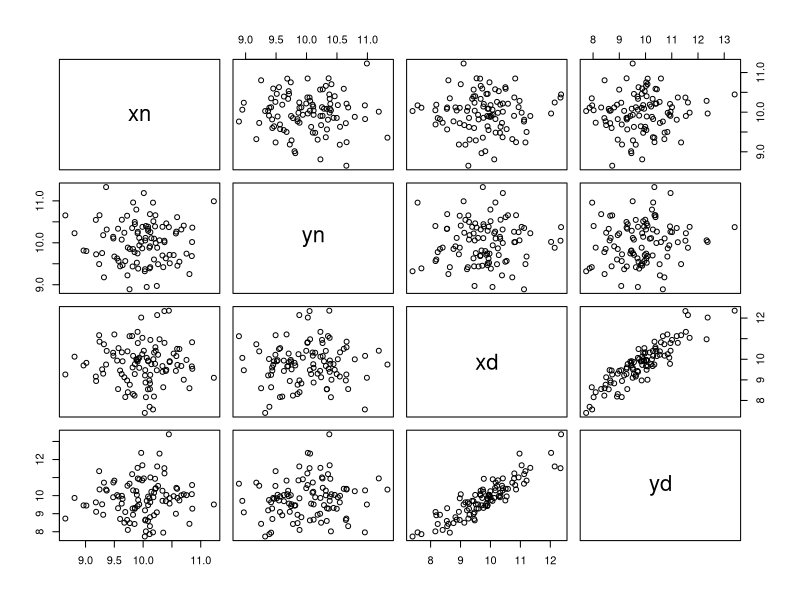
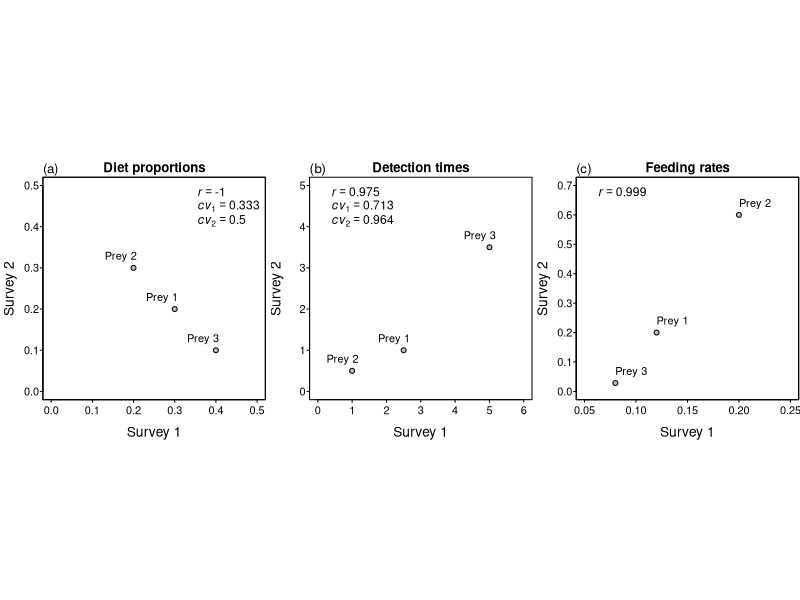
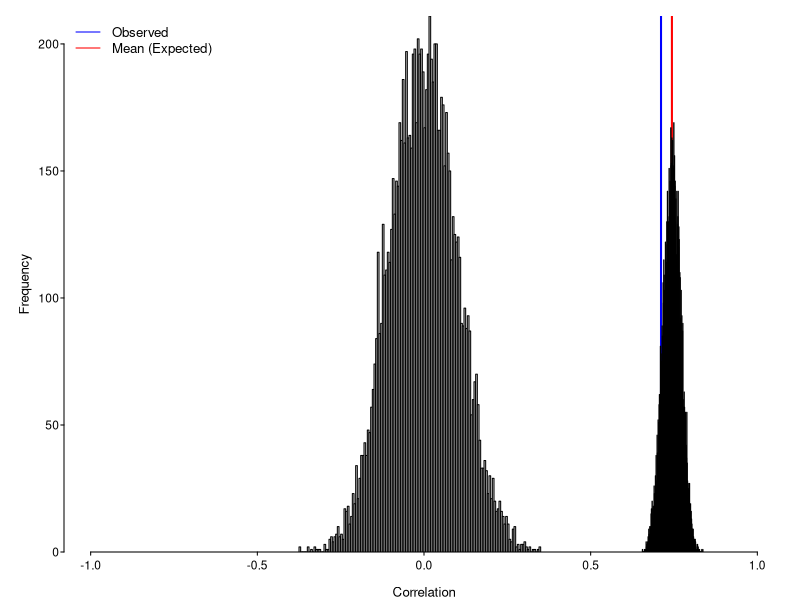

Here is the R script that generated these plots, in order:
#################################################
#################################################
# Spurious versus non-spurious ratio correlations
#################################################
#################################################
require(MASS) # for mvrnorm
#~~~~~~~~~~~~~~~~~~~~~~~~~~~~~~~~~~~~~~~
# Simple contrived example(s)
xn <- c(0.3, 0.2, 0.4) # first numerator (diet proportions)
yn <- c(0.2, 0.3, 0.1) # second numerator (diet proportions)
xd <- c(2.5, 1, 5) # first denominator (detection times)
yd <- c(1, 0.5, 3.5) # second denominator (detection times)

xr <- xn/xd
yr <- yn/yd

corrs = round(c(n = cor(xn, yn),
                d = cor(xd, yd),
                r = cor(xr,yr)),
             3)

cv <- function(x){sd(x)/mean(x)} # coefficient of variation
cvs <- round(c(xn = cv(xn),
               yn = cv(yn),
               xd = cv(xd),
               yd = cv(yd)),
             3)

Spp <- paste('Prey', c(1,2,3))

pdf('../figs/Example.pdf', width = 7.5, height = 2.5)
par(mfrow = c(1,3), pty = 's', las = 1, mar = c(3.25, 3.25, 1.5, 0.1),
    cex.lab = 1.25, tcl = -0.2, mgp = c(2, 0.3, 0))

plot(xn, yn, 
     pch = 21, bg = 'grey', 
     xlim = c(0, 0.5), ylim = c(0, 0.5),
     xlab = 'Survey 1',
     ylab = 'Survey 2')
  title(main = 'Diet proportions')
  box(lwd = 1)
  text(xn, yn, Spp,
       adj = c(0.9,-1))
  legend('topright',
         bty = 'n',
         cex = 1.1,
         legend = c(as.expression(bquote(italic(r) == .(corrs['n']))),
                    as.expression(bquote(italic(cv[1]) == .(cvs['xn']))),
                    as.expression(bquote(italic(cv[2]) == .(cvs['yn'])))))
  mtext('(a)', 3, adj = 0, line = 0.1, cex = 0.8)

plot(xd, yd, 
     pch = 21, bg = 'grey', 
     xlim = c(0, 6), ylim = c(0, 5),
     xlab = 'Survey 1',
     ylab = 'Survey 2')
  title(main = 'Detection times')
  text(xd, yd, Spp,
       adj = c(0.8,-1))
  legend('topleft',
         bty = 'n',
         cex = 1.1,
         legend = c(as.expression(bquote(italic(r) == .(corrs['d']))),
                    as.expression(bquote(italic(cv[1]) == .(cvs['xd']))),
                    as.expression(bquote(italic(cv[2]) == .(cvs['yd'])))))
  mtext('(b)', 3, adj = 0, line = 0.1, cex = 0.8)

plot(xr, yr, 
     pch = 21, bg = 'grey', 
     xlim = c(0.05, 0.25), ylim = c(0, 0.7),
     xlab = 'Survey 1',
     ylab = 'Survey 2')
  title(main = 'Feeding rates')
  box(lwd = 1)
  text(xr, yr, Spp,
       adj = c(0,-1))
  legend('topleft',
         inset = 0,
         bty = 'n',
         cex = 1.1,
         legend = c(as.expression(bquote(italic(r) == .(corrs['r'])))))
  mtext('(c)', 3, adj = 0, line = 0.1, cex = 0.8)
  
dev.off()

#~~~~~~~~~~~~~~~~~~~~~~~~~~~~~~~~~~~~~~~
# Multivariate-normal random variables
# independent numerators 
# but correlated denominators
#~~~~~~~~~~~~~~~~~~~~~~~~~~~~~~~~~~~~~~~
S <- 100 # Sample size
xn <- rnorm(S, 10, 0.5) # first numerator
yn <- rnorm(S, 10, 0.5) # second numerator
cov <- 0.9 # Covariance between denominator variables
d <- data.frame(mvrnorm(n = S, 
                        mu = c(xd = 10, yd = 10), 
                        Sigma = rbind(c(1, cov), c(cov, 1))))
xd <- d$xd # first denominator
yd <- d$yd # second denominator

# Only the denominators are correlated
pairs(cbind(xn, yn, xd, yd))
cor(cbind(xn, yn, xd, yd))

# The ratios are correlated
cor.obs <- cor(xn/xd, yn/yd)

# Contrast spurious versus non-spurious inferences be permuting either 
# just the numerators or both the numerators and denominators

num.sim <- 9999 # number of permutations

# It's a spurious correlation when drawing inference about the numerators
cor.spur <- replicate(num.sim, cor(sample(xn) / xd, 
                                         (yn) / yd,
                                   method = 'pearson'))
# But *not* a spurious correlation when drawing inference about the ratios
cor.nonspur <- replicate(num.sim, cor(sample(xn/xd), 
                                             yn/yd,
                                      method = 'pearson'))

cor.obs
mean(cor.spur)
mean(cor.nonspur)

# Inspect distributions of observed correlations
pdf('../figs/CorrelationOfRatios.pdf', height = 3, width = 5)
par(
  cex = 0.8,
  cex.axis = 0.9,
  cex.lab = 1,
  tcl = -0.2,
  mar = c(3, 4, 1, 1),
  mgp = c(2, 0.3, 0),
  las = 1,
  yaxs = 'i'
)
h1 <- hist(cor.nonspur, breaks = 200, xlim = c(-1,1), 
           main = '', xlab = 'Correlation')
  abline(v = cor.obs, col = 'blue', lwd = 2)
  abline(v = mean(cor.spur), col = 'red', lwd = 2)
h2 <- hist(cor.spur, breaks = 200, xlim = c(-1,1), 
           add = TRUE)

  legend('topleft',
         legend = c('Observed',"Mean (Expected)"),
         lty = 1,
         col = c('blue','red'),
         bty = 'n')
dev.off()
# Conclusion: In the context of comparing feeding rates, 
#  we are drawing inference about the correlation of the ratios
#  (not the numerator diet proportions). 
# A correlation of zero, mean(cor.nonspur), 
#  is thus the appropriate null hypothesis.
# If we were drawing inference on the numerator diet proportions, 
#  then the non-zero correlation, mean(cor.spur),
#  is the appropriate null hypothesis.  
